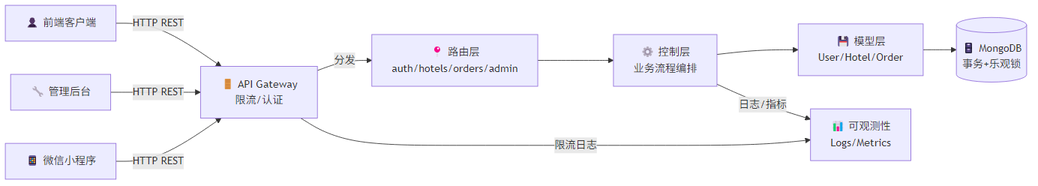
#> input picture architecture.png, 1038 x 186 px
$ python resize_images.py
#> lines starting #> are read from the running program, lines starting #| are printed output that depends on the picture
from PIL import Image
import os

os.chdir('F:\\hotel-booking-platform')

# 缩小三个 PNG 文件到 75% 大小（平衡清晰度和显示完整性）
images = {
    'architecture.png': 0.75,
    'sequence-diagram.png': 0.75,
    'concurrent-flow.png': 0.75
}

for img_name, scale in images.items():
    try:
        img = Image.open(img_name)
#> img is the input picture: PIL image 1038x186 RGB; mean R, G, B 245.3, 244.8, 250.2
        original_size = (img.width, img.height)
#> original_size = (1038, 186)
        new_size = (int(img.width * scale), int(img.height * scale))
#> new_size = (778, 139)

        # 使用高质量缩放
        img_resized = img.resize(new_size, Image.Resampling.LANCZOS)
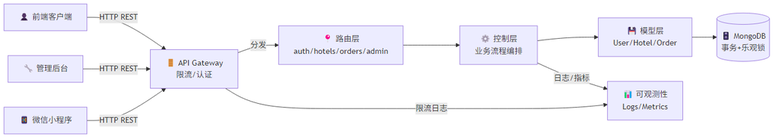
#> img_resized: PIL image 778x139 RGB; mean R, G, B 245.2, 244.7, 250

        # 保存，覆盖原文件
        img_resized.save(img_name, quality=98, optimize=True)

        new_file_size = os.path.getsize(img_name)
        print(f"✅ {img_name}: {original_size[0]}x{original_size[1]} → {new_size[0]}x{new_size[1]}")
#| ✅ architecture.png: 1038x186 → 778x139
#> pass 3 of the loop `for img_name, scale in images.items():`:
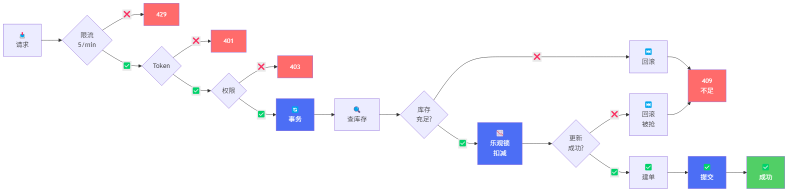
#> input picture concurrent-flow.png, 1584 x 386 px (shown at 1/2 size)
#> img is the input picture: PIL image 1584x386 RGB; mean R, G, B 245.4, 244.1, 248.7
#> `img_resized = img.resize(new_size, Image.Resampling.LANCZOS)`:
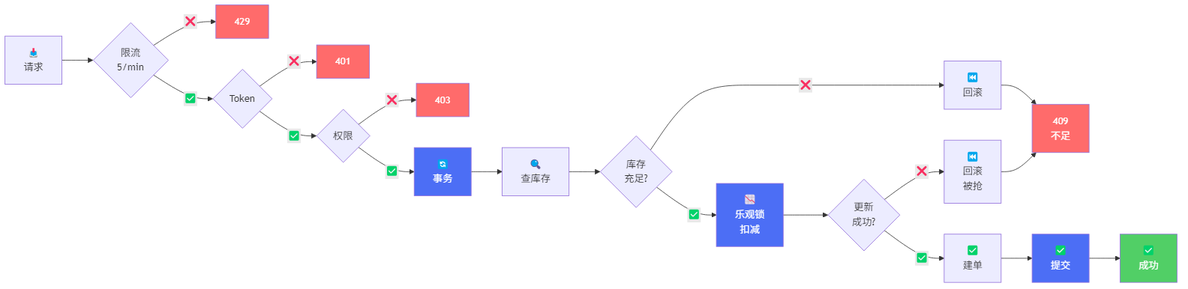
#> img_resized: PIL image 1188x289 RGB; mean R, G, B 245.3, 244, 248.6
#| ✅ concurrent-flow.png: 1584x386 → 1188x289
    except Exception as e:
        print(f"❌ {img_name}: {e}")

print("\n✨ 所有图片已缩小完成！")
